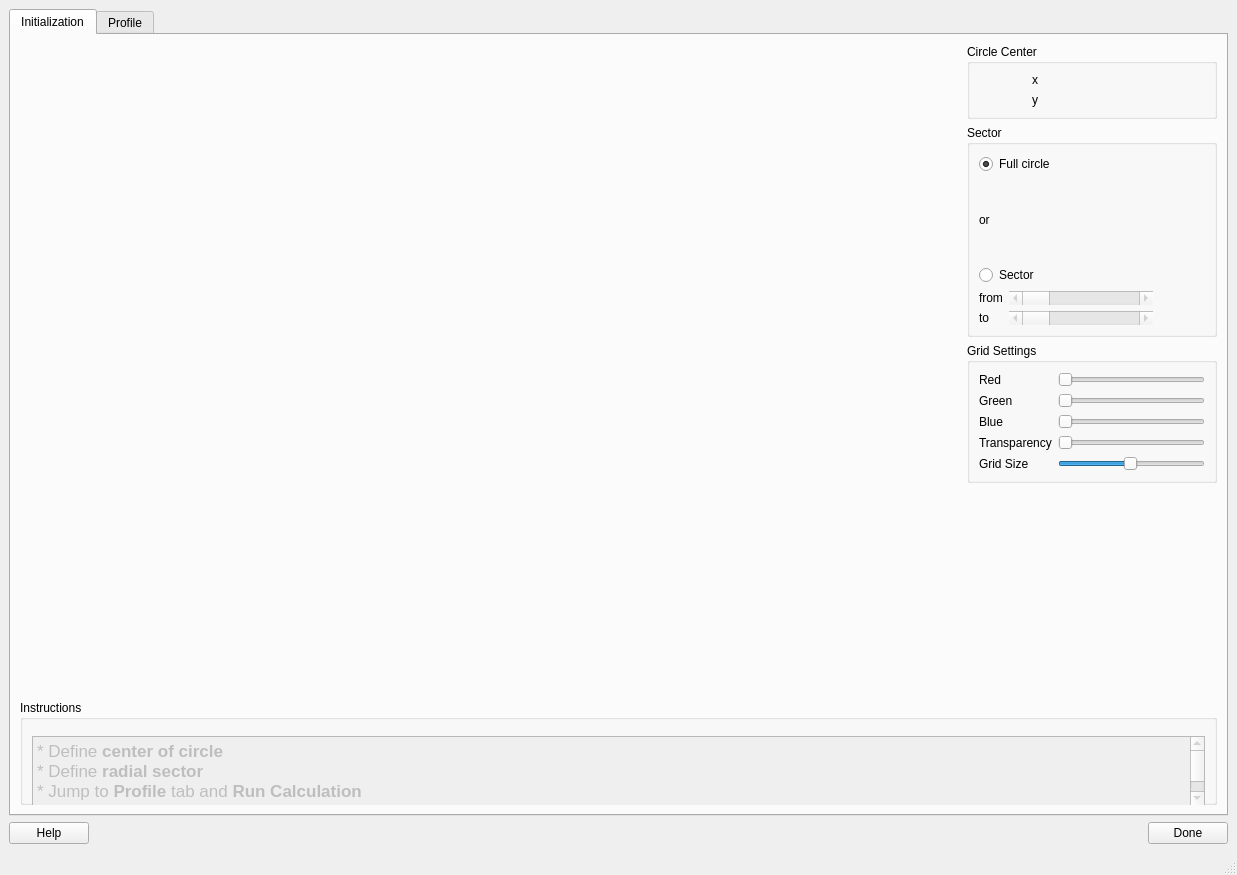
<?xml version="1.0" encoding="UTF-8"?>
<ui version="4.0">
 <class>MainWindow</class>
 <widget class="QMainWindow" name="MainWindow">
  <property name="geometry">
   <rect>
    <x>0</x>
    <y>0</y>
    <width>1237</width>
    <height>875</height>
   </rect>
  </property>
  <property name="windowTitle">
   <string>MainWindow</string>
  </property>
  <widget class="QWidget" name="centralwidget">
   <layout class="QVBoxLayout" name="verticalLayout_5">
    <item>
     <widget class="QTabWidget" name="tabWidget">
      <property name="currentIndex">
       <number>0</number>
      </property>
      <widget class="QWidget" name="tab_2">
       <attribute name="title">
        <string>Initialization</string>
       </attribute>
       <layout class="QVBoxLayout" name="verticalLayout_4">
        <item>
         <layout class="QHBoxLayout" name="horizontalLayout_2">
          <item>
           <widget class="QWidget" name="widget" native="true">
            <property name="sizePolicy">
             <sizepolicy hsizetype="Expanding" vsizetype="Expanding">
              <horstretch>0</horstretch>
              <verstretch>0</verstretch>
             </sizepolicy>
            </property>
           </widget>
          </item>
          <item>
           <layout class="QVBoxLayout" name="verticalLayout_3">
            <item>
             <widget class="QGroupBox" name="groupBox_2">
              <property name="sizePolicy">
               <sizepolicy hsizetype="MinimumExpanding" vsizetype="Preferred">
                <horstretch>0</horstretch>
                <verstretch>0</verstretch>
               </sizepolicy>
              </property>
              <property name="maximumSize">
               <size>
                <width>250</width>
                <height>16777215</height>
               </size>
              </property>
              <property name="title">
               <string>Circle Center</string>
              </property>
              <layout class="QGridLayout" name="gridLayout">
               <item row="0" column="0">
                <widget class="QLabel" name="label">
                 <property name="maximumSize">
                  <size>
                   <width>10</width>
                   <height>16777215</height>
                  </size>
                 </property>
                 <property name="text">
                  <string>x</string>
                 </property>
                </widget>
               </item>
               <item row="1" column="0">
                <widget class="QLabel" name="label_2">
                 <property name="text">
                  <string>y</string>
                 </property>
                </widget>
               </item>
               <item row="1" column="1">
                <widget class="QLabel" name="circle_y">
                 <property name="minimumSize">
                  <size>
                   <width>50</width>
                   <height>0</height>
                  </size>
                 </property>
                 <property name="maximumSize">
                  <size>
                   <width>50</width>
                   <height>16777215</height>
                  </size>
                 </property>
                 <property name="text">
                  <string/>
                 </property>
                </widget>
               </item>
               <item row="0" column="1">
                <widget class="QLabel" name="circle_x">
                 <property name="minimumSize">
                  <size>
                   <width>50</width>
                   <height>0</height>
                  </size>
                 </property>
                 <property name="maximumSize">
                  <size>
                   <width>50</width>
                   <height>16777215</height>
                  </size>
                 </property>
                 <property name="text">
                  <string/>
                 </property>
                </widget>
               </item>
              </layout>
             </widget>
            </item>
            <item>
             <widget class="QGroupBox" name="groupBox_3">
              <property name="sizePolicy">
               <sizepolicy hsizetype="MinimumExpanding" vsizetype="MinimumExpanding">
                <horstretch>0</horstretch>
                <verstretch>0</verstretch>
               </sizepolicy>
              </property>
              <property name="maximumSize">
               <size>
                <width>250</width>
                <height>16777215</height>
               </size>
              </property>
              <property name="title">
               <string>Sector</string>
              </property>
              <layout class="QVBoxLayout" name="verticalLayout_2">
               <item>
                <widget class="QRadioButton" name="sector_full_circle">
                 <property name="text">
                  <string>Full circle</string>
                 </property>
                 <property name="checked">
                  <bool>true</bool>
                 </property>
                </widget>
               </item>
               <item>
                <widget class="QLabel" name="label_3">
                 <property name="text">
                  <string>or</string>
                 </property>
                </widget>
               </item>
               <item>
                <widget class="QRadioButton" name="sector_sector">
                 <property name="text">
                  <string>Sector</string>
                 </property>
                </widget>
               </item>
               <item>
                <layout class="QGridLayout" name="gridLayout_2">
                 <item row="0" column="2">
                  <widget class="QLabel" name="sector_from_value">
                   <property name="minimumSize">
                    <size>
                     <width>30</width>
                     <height>0</height>
                    </size>
                   </property>
                   <property name="maximumSize">
                    <size>
                     <width>30</width>
                     <height>16777215</height>
                    </size>
                   </property>
                   <property name="text">
                    <string/>
                   </property>
                   <property name="alignment">
                    <set>Qt::AlignRight|Qt::AlignTrailing|Qt::AlignVCenter</set>
                   </property>
                  </widget>
                 </item>
                 <item row="1" column="0">
                  <widget class="QLabel" name="sector_to_label">
                   <property name="text">
                    <string>to</string>
                   </property>
                  </widget>
                 </item>
                 <item row="0" column="0">
                  <widget class="QLabel" name="sector_from_label">
                   <property name="text">
                    <string>from</string>
                   </property>
                  </widget>
                 </item>
                 <item row="0" column="1">
                  <widget class="QScrollBar" name="from_angle_slider">
                   <property name="enabled">
                    <bool>false</bool>
                   </property>
                   <property name="sizePolicy">
                    <sizepolicy hsizetype="Expanding" vsizetype="Fixed">
                     <horstretch>0</horstretch>
                     <verstretch>0</verstretch>
                    </sizepolicy>
                   </property>
                   <property name="maximum">
                    <number>360</number>
                   </property>
                   <property name="orientation">
                    <enum>Qt::Horizontal</enum>
                   </property>
                  </widget>
                 </item>
                 <item row="1" column="2">
                  <widget class="QLabel" name="sector_to_value">
                   <property name="text">
                    <string/>
                   </property>
                   <property name="alignment">
                    <set>Qt::AlignRight|Qt::AlignTrailing|Qt::AlignVCenter</set>
                   </property>
                  </widget>
                 </item>
                 <item row="1" column="1">
                  <widget class="QScrollBar" name="to_angle_slider">
                   <property name="enabled">
                    <bool>false</bool>
                   </property>
                   <property name="maximum">
                    <number>360</number>
                   </property>
                   <property name="orientation">
                    <enum>Qt::Horizontal</enum>
                   </property>
                  </widget>
                 </item>
                 <item row="0" column="3">
                  <widget class="QLabel" name="sector_from_units">
                   <property name="minimumSize">
                    <size>
                     <width>10</width>
                     <height>0</height>
                    </size>
                   </property>
                   <property name="maximumSize">
                    <size>
                     <width>10</width>
                     <height>16777215</height>
                    </size>
                   </property>
                   <property name="text">
                    <string/>
                   </property>
                  </widget>
                 </item>
                 <item row="1" column="3">
                  <widget class="QLabel" name="sector_to_units">
                   <property name="text">
                    <string/>
                   </property>
                  </widget>
                 </item>
                </layout>
               </item>
              </layout>
             </widget>
            </item>
            <item>
             <widget class="QGroupBox" name="groupBox_4">
              <property name="maximumSize">
               <size>
                <width>250</width>
                <height>16777215</height>
               </size>
              </property>
              <property name="title">
               <string>Grid Settings </string>
              </property>
              <layout class="QGridLayout" name="gridLayout_3">
               <item row="0" column="1">
                <widget class="QSlider" name="guide_red_slider">
                 <property name="maximum">
                  <number>255</number>
                 </property>
                 <property name="orientation">
                  <enum>Qt::Horizontal</enum>
                 </property>
                </widget>
               </item>
               <item row="1" column="0">
                <widget class="QLabel" name="label_6">
                 <property name="text">
                  <string>Green</string>
                 </property>
                </widget>
               </item>
               <item row="3" column="0">
                <widget class="QLabel" name="label_8">
                 <property name="text">
                  <string>Transparency</string>
                 </property>
                </widget>
               </item>
               <item row="2" column="1">
                <widget class="QSlider" name="guide_blue_slider">
                 <property name="maximum">
                  <number>255</number>
                 </property>
                 <property name="orientation">
                  <enum>Qt::Horizontal</enum>
                 </property>
                </widget>
               </item>
               <item row="1" column="1">
                <widget class="QSlider" name="guide_green_slider">
                 <property name="maximum">
                  <number>255</number>
                 </property>
                 <property name="orientation">
                  <enum>Qt::Horizontal</enum>
                 </property>
                </widget>
               </item>
               <item row="2" column="0">
                <widget class="QLabel" name="label_7">
                 <property name="text">
                  <string>Blue</string>
                 </property>
                </widget>
               </item>
               <item row="0" column="0">
                <widget class="QLabel" name="label_5">
                 <property name="text">
                  <string>Red</string>
                 </property>
                </widget>
               </item>
               <item row="3" column="1">
                <widget class="QSlider" name="guide_alpha_slider">
                 <property name="maximum">
                  <number>255</number>
                 </property>
                 <property name="orientation">
                  <enum>Qt::Horizontal</enum>
                 </property>
                </widget>
               </item>
               <item row="4" column="0">
                <widget class="QLabel" name="label_9">
                 <property name="text">
                  <string>Grid Size</string>
                 </property>
                </widget>
               </item>
               <item row="4" column="1">
                <widget class="QSlider" name="grid_size_slider">
                 <property name="minimum">
                  <number>1</number>
                 </property>
                 <property name="maximum">
                  <number>100</number>
                 </property>
                 <property name="value">
                  <number>50</number>
                 </property>
                 <property name="orientation">
                  <enum>Qt::Horizontal</enum>
                 </property>
                </widget>
               </item>
              </layout>
             </widget>
            </item>
            <item>
             <spacer name="verticalSpacer">
              <property name="orientation">
               <enum>Qt::Vertical</enum>
              </property>
              <property name="sizeHint" stdset="0">
               <size>
                <width>20</width>
                <height>40</height>
               </size>
              </property>
             </spacer>
            </item>
           </layout>
          </item>
         </layout>
        </item>
        <item>
         <widget class="QGroupBox" name="groupBox">
          <property name="sizePolicy">
           <sizepolicy hsizetype="Minimum" vsizetype="Preferred">
            <horstretch>0</horstretch>
            <verstretch>0</verstretch>
           </sizepolicy>
          </property>
          <property name="minimumSize">
           <size>
            <width>0</width>
            <height>105</height>
           </size>
          </property>
          <property name="maximumSize">
           <size>
            <width>16777215</width>
            <height>105</height>
           </size>
          </property>
          <property name="title">
           <string>Instructions</string>
          </property>
          <layout class="QVBoxLayout" name="verticalLayout">
           <property name="topMargin">
            <number>0</number>
           </property>
           <item>
            <widget class="QTextBrowser" name="textBrowser">
             <property name="enabled">
              <bool>false</bool>
             </property>
             <property name="sizePolicy">
              <sizepolicy hsizetype="Minimum" vsizetype="Expanding">
               <horstretch>0</horstretch>
               <verstretch>0</verstretch>
              </sizepolicy>
             </property>
             <property name="minimumSize">
              <size>
               <width>0</width>
               <height>70</height>
              </size>
             </property>
             <property name="maximumSize">
              <size>
               <width>16777215</width>
               <height>40</height>
              </size>
             </property>
             <property name="html">
              <string>&lt;!DOCTYPE HTML PUBLIC &quot;-//W3C//DTD HTML 4.0//EN&quot; &quot;http://www.w3.org/TR/REC-html40/strict.dtd&quot;&gt;
&lt;html&gt;&lt;head&gt;&lt;meta name=&quot;qrichtext&quot; content=&quot;1&quot; /&gt;&lt;style type=&quot;text/css&quot;&gt;
p, li { white-space: pre-wrap; }
&lt;/style&gt;&lt;/head&gt;&lt;body style=&quot; font-family:'.SF NS Text'; font-size:13pt; font-weight:400; font-style:normal;&quot;&gt;
&lt;p style=&quot; margin-top:0px; margin-bottom:0px; margin-left:0px; margin-right:0px; -qt-block-indent:0; text-indent:0px;&quot;&gt;* Define &lt;span style=&quot; font-weight:600;&quot;&gt;center of circle&lt;/span&gt;&lt;/p&gt;
&lt;p style=&quot; margin-top:0px; margin-bottom:0px; margin-left:0px; margin-right:0px; -qt-block-indent:0; text-indent:0px;&quot;&gt;* Define &lt;span style=&quot; font-weight:600;&quot;&gt;radial sector&lt;/span&gt;&lt;/p&gt;
&lt;p style=&quot; margin-top:0px; margin-bottom:0px; margin-left:0px; margin-right:0px; -qt-block-indent:0; text-indent:0px;&quot;&gt;* Jump to &lt;span style=&quot; font-weight:600;&quot;&gt;Profile&lt;/span&gt; tab and &lt;span style=&quot; font-weight:600;&quot;&gt;Run Calculation&lt;/span&gt;&lt;/p&gt;
&lt;p style=&quot; margin-top:0px; margin-bottom:0px; margin-left:0px; margin-right:0px; -qt-block-indent:0; text-indent:0px;&quot;&gt;* &lt;span style=&quot; font-weight:600;&quot;&gt;Export&lt;/span&gt; profiles&lt;/p&gt;&lt;/body&gt;&lt;/html&gt;</string>
             </property>
            </widget>
           </item>
          </layout>
         </widget>
        </item>
       </layout>
      </widget>
      <widget class="QWidget" name="tab">
       <attribute name="title">
        <string>Profile</string>
       </attribute>
       <layout class="QVBoxLayout" name="verticalLayout_6">
        <item>
         <widget class="QPushButton" name="calculate_profiles_button">
          <property name="text">
           <string>Calculate Profiles</string>
          </property>
         </widget>
        </item>
        <item>
         <widget class="QWidget" name="widget_profile" native="true">
          <property name="sizePolicy">
           <sizepolicy hsizetype="Expanding" vsizetype="Expanding">
            <horstretch>0</horstretch>
            <verstretch>0</verstretch>
           </sizepolicy>
          </property>
         </widget>
        </item>
        <item>
         <widget class="QPushButton" name="export_profiles_button">
          <property name="enabled">
           <bool>false</bool>
          </property>
          <property name="text">
           <string>Export Profiles ...</string>
          </property>
         </widget>
        </item>
       </layout>
      </widget>
     </widget>
    </item>
    <item>
     <layout class="QHBoxLayout" name="horizontalLayout">
      <item>
       <widget class="QPushButton" name="help_button">
        <property name="text">
         <string>Help</string>
        </property>
       </widget>
      </item>
      <item>
       <spacer name="horizontalSpacer">
        <property name="orientation">
         <enum>Qt::Horizontal</enum>
        </property>
        <property name="sizeHint" stdset="0">
         <size>
          <width>40</width>
          <height>20</height>
         </size>
        </property>
       </spacer>
      </item>
      <item>
       <widget class="QPushButton" name="cancel_button">
        <property name="text">
         <string>Done</string>
        </property>
       </widget>
      </item>
     </layout>
    </item>
   </layout>
  </widget>
  <widget class="QMenuBar" name="menubar">
   <property name="geometry">
    <rect>
     <x>0</x>
     <y>0</y>
     <width>1237</width>
     <height>22</height>
    </rect>
   </property>
  </widget>
  <widget class="QStatusBar" name="statusbar"/>
 </widget>
 <resources/>
 <connections>
  <connection>
   <sender>cancel_button</sender>
   <signal>clicked()</signal>
   <receiver>MainWindow</receiver>
   <slot>cancel_clicked()</slot>
   <hints>
    <hint type="sourcelabel">
     <x>1198</x>
     <y>836</y>
    </hint>
    <hint type="destinationlabel">
     <x>179</x>
     <y>478</y>
    </hint>
   </hints>
  </connection>
  <connection>
   <sender>sector_full_circle</sender>
   <signal>clicked()</signal>
   <receiver>MainWindow</receiver>
   <slot>sector_radio_button_changed()</slot>
   <hints>
    <hint type="sourcelabel">
     <x>702</x>
     <y>183</y>
    </hint>
    <hint type="destinationlabel">
     <x>726</x>
     <y>184</y>
    </hint>
   </hints>
  </connection>
  <connection>
   <sender>sector_sector</sender>
   <signal>clicked()</signal>
   <receiver>MainWindow</receiver>
   <slot>sector_radio_button_changed()</slot>
   <hints>
    <hint type="sourcelabel">
     <x>739</x>
     <y>231</y>
    </hint>
    <hint type="destinationlabel">
     <x>708</x>
     <y>243</y>
    </hint>
   </hints>
  </connection>
  <connection>
   <sender>guide_red_slider</sender>
   <signal>sliderMoved(int)</signal>
   <receiver>MainWindow</receiver>
   <slot>guide_color_changed()</slot>
   <hints>
    <hint type="sourcelabel">
     <x>770</x>
     <y>339</y>
    </hint>
    <hint type="destinationlabel">
     <x>449</x>
     <y>320</y>
    </hint>
   </hints>
  </connection>
  <connection>
   <sender>guide_green_slider</sender>
   <signal>sliderMoved(int)</signal>
   <receiver>MainWindow</receiver>
   <slot>guide_color_changed()</slot>
   <hints>
    <hint type="sourcelabel">
     <x>743</x>
     <y>377</y>
    </hint>
    <hint type="destinationlabel">
     <x>449</x>
     <y>320</y>
    </hint>
   </hints>
  </connection>
  <connection>
   <sender>guide_blue_slider</sender>
   <signal>sliderMoved(int)</signal>
   <receiver>MainWindow</receiver>
   <slot>guide_color_changed()</slot>
   <hints>
    <hint type="sourcelabel">
     <x>743</x>
     <y>411</y>
    </hint>
    <hint type="destinationlabel">
     <x>449</x>
     <y>320</y>
    </hint>
   </hints>
  </connection>
  <connection>
   <sender>guide_alpha_slider</sender>
   <signal>sliderMoved(int)</signal>
   <receiver>MainWindow</receiver>
   <slot>guide_color_changed()</slot>
   <hints>
    <hint type="sourcelabel">
     <x>743</x>
     <y>445</y>
    </hint>
    <hint type="destinationlabel">
     <x>449</x>
     <y>320</y>
    </hint>
   </hints>
  </connection>
  <connection>
   <sender>grid_size_slider</sender>
   <signal>sliderMoved(int)</signal>
   <receiver>MainWindow</receiver>
   <slot>grid_slider_moved()</slot>
   <hints>
    <hint type="sourcelabel">
     <x>783</x>
     <y>482</y>
    </hint>
    <hint type="destinationlabel">
     <x>823</x>
     <y>442</y>
    </hint>
   </hints>
  </connection>
  <connection>
   <sender>grid_size_slider</sender>
   <signal>sliderPressed()</signal>
   <receiver>MainWindow</receiver>
   <slot>grid_slider_pressed()</slot>
   <hints>
    <hint type="sourcelabel">
     <x>764</x>
     <y>477</y>
    </hint>
    <hint type="destinationlabel">
     <x>692</x>
     <y>592</y>
    </hint>
   </hints>
  </connection>
  <connection>
   <sender>from_angle_slider</sender>
   <signal>sliderMoved(int)</signal>
   <receiver>MainWindow</receiver>
   <slot>sector_from_angle_moved()</slot>
   <hints>
    <hint type="sourcelabel">
     <x>723</x>
     <y>251</y>
    </hint>
    <hint type="destinationlabel">
     <x>807</x>
     <y>67</y>
    </hint>
   </hints>
  </connection>
  <connection>
   <sender>to_angle_slider</sender>
   <signal>sliderMoved(int)</signal>
   <receiver>MainWindow</receiver>
   <slot>sector_to_angle_moved()</slot>
   <hints>
    <hint type="sourcelabel">
     <x>703</x>
     <y>279</y>
    </hint>
    <hint type="destinationlabel">
     <x>809</x>
     <y>115</y>
    </hint>
   </hints>
  </connection>
  <connection>
   <sender>from_angle_slider</sender>
   <signal>sliderPressed()</signal>
   <receiver>MainWindow</receiver>
   <slot>sector_from_angle_clicked()</slot>
   <hints>
    <hint type="sourcelabel">
     <x>705</x>
     <y>247</y>
    </hint>
    <hint type="destinationlabel">
     <x>749</x>
     <y>86</y>
    </hint>
   </hints>
  </connection>
  <connection>
   <sender>to_angle_slider</sender>
   <signal>sliderPressed()</signal>
   <receiver>MainWindow</receiver>
   <slot>sector_to_angle_clicked()</slot>
   <hints>
    <hint type="sourcelabel">
     <x>691</x>
     <y>280</y>
    </hint>
    <hint type="destinationlabel">
     <x>748</x>
     <y>139</y>
    </hint>
   </hints>
  </connection>
  <connection>
   <sender>from_angle_slider</sender>
   <signal>sliderReleased()</signal>
   <receiver>MainWindow</receiver>
   <slot>sector_from_angle_clicked()</slot>
   <hints>
    <hint type="sourcelabel">
     <x>678</x>
     <y>251</y>
    </hint>
    <hint type="destinationlabel">
     <x>794</x>
     <y>297</y>
    </hint>
   </hints>
  </connection>
  <connection>
   <sender>to_angle_slider</sender>
   <signal>sliderReleased()</signal>
   <receiver>MainWindow</receiver>
   <slot>sector_to_angle_clicked()</slot>
   <hints>
    <hint type="sourcelabel">
     <x>743</x>
     <y>273</y>
    </hint>
    <hint type="destinationlabel">
     <x>769</x>
     <y>356</y>
    </hint>
   </hints>
  </connection>
  <connection>
   <sender>guide_red_slider</sender>
   <signal>sliderPressed()</signal>
   <receiver>MainWindow</receiver>
   <slot>guide_color_clicked()</slot>
   <hints>
    <hint type="sourcelabel">
     <x>740</x>
     <y>340</y>
    </hint>
    <hint type="destinationlabel">
     <x>762</x>
     <y>304</y>
    </hint>
   </hints>
  </connection>
  <connection>
   <sender>guide_red_slider</sender>
   <signal>sliderReleased()</signal>
   <receiver>MainWindow</receiver>
   <slot>guide_color_released()</slot>
   <hints>
    <hint type="sourcelabel">
     <x>764</x>
     <y>343</y>
    </hint>
    <hint type="destinationlabel">
     <x>734</x>
     <y>312</y>
    </hint>
   </hints>
  </connection>
  <connection>
   <sender>guide_green_slider</sender>
   <signal>sliderPressed()</signal>
   <receiver>MainWindow</receiver>
   <slot>guide_color_clicked()</slot>
   <hints>
    <hint type="sourcelabel">
     <x>778</x>
     <y>373</y>
    </hint>
    <hint type="destinationlabel">
     <x>750</x>
     <y>361</y>
    </hint>
   </hints>
  </connection>
  <connection>
   <sender>guide_green_slider</sender>
   <signal>sliderReleased()</signal>
   <receiver>MainWindow</receiver>
   <slot>guide_color_released()</slot>
   <hints>
    <hint type="sourcelabel">
     <x>763</x>
     <y>374</y>
    </hint>
    <hint type="destinationlabel">
     <x>724</x>
     <y>369</y>
    </hint>
   </hints>
  </connection>
  <connection>
   <sender>guide_blue_slider</sender>
   <signal>sliderPressed()</signal>
   <receiver>MainWindow</receiver>
   <slot>guide_color_clicked()</slot>
   <hints>
    <hint type="sourcelabel">
     <x>759</x>
     <y>409</y>
    </hint>
    <hint type="destinationlabel">
     <x>763</x>
     <y>395</y>
    </hint>
   </hints>
  </connection>
  <connection>
   <sender>guide_blue_slider</sender>
   <signal>sliderReleased()</signal>
   <receiver>MainWindow</receiver>
   <slot>guide_color_released()</slot>
   <hints>
    <hint type="sourcelabel">
     <x>735</x>
     <y>406</y>
    </hint>
    <hint type="destinationlabel">
     <x>743</x>
     <y>404</y>
    </hint>
   </hints>
  </connection>
  <connection>
   <sender>guide_alpha_slider</sender>
   <signal>sliderPressed()</signal>
   <receiver>MainWindow</receiver>
   <slot>guide_color_clicked()</slot>
   <hints>
    <hint type="sourcelabel">
     <x>764</x>
     <y>441</y>
    </hint>
    <hint type="destinationlabel">
     <x>775</x>
     <y>447</y>
    </hint>
   </hints>
  </connection>
  <connection>
   <sender>guide_alpha_slider</sender>
   <signal>sliderReleased()</signal>
   <receiver>MainWindow</receiver>
   <slot>guide_color_released()</slot>
   <hints>
    <hint type="sourcelabel">
     <x>783</x>
     <y>442</y>
    </hint>
    <hint type="destinationlabel">
     <x>753</x>
     <y>458</y>
    </hint>
   </hints>
  </connection>
  <connection>
   <sender>grid_size_slider</sender>
   <signal>sliderReleased()</signal>
   <receiver>MainWindow</receiver>
   <slot>grid_slider_pressed()</slot>
   <hints>
    <hint type="sourcelabel">
     <x>775</x>
     <y>483</y>
    </hint>
    <hint type="destinationlabel">
     <x>689</x>
     <y>475</y>
    </hint>
   </hints>
  </connection>
  <connection>
   <sender>from_angle_slider</sender>
   <signal>valueChanged(int)</signal>
   <receiver>MainWindow</receiver>
   <slot>sector_from_angle_moved()</slot>
   <hints>
    <hint type="sourcelabel">
     <x>775</x>
     <y>252</y>
    </hint>
    <hint type="destinationlabel">
     <x>1234</x>
     <y>309</y>
    </hint>
   </hints>
  </connection>
  <connection>
   <sender>to_angle_slider</sender>
   <signal>valueChanged(int)</signal>
   <receiver>MainWindow</receiver>
   <slot>sector_to_angle_moved()</slot>
   <hints>
    <hint type="sourcelabel">
     <x>781</x>
     <y>278</y>
    </hint>
    <hint type="destinationlabel">
     <x>1232</x>
     <y>279</y>
    </hint>
   </hints>
  </connection>
  <connection>
   <sender>calculate_profiles_button</sender>
   <signal>clicked()</signal>
   <receiver>MainWindow</receiver>
   <slot>calculate_profiles_clicked()</slot>
   <hints>
    <hint type="sourcelabel">
     <x>689</x>
     <y>72</y>
    </hint>
    <hint type="destinationlabel">
     <x>790</x>
     <y>25</y>
    </hint>
   </hints>
  </connection>
  <connection>
   <sender>export_profiles_button</sender>
   <signal>clicked()</signal>
   <receiver>MainWindow</receiver>
   <slot>export_profiles_clicked()</slot>
   <hints>
    <hint type="sourcelabel">
     <x>662</x>
     <y>762</y>
    </hint>
    <hint type="destinationlabel">
     <x>688</x>
     <y>749</y>
    </hint>
   </hints>
  </connection>
  <connection>
   <sender>help_button</sender>
   <signal>clicked()</signal>
   <receiver>MainWindow</receiver>
   <slot>help_button_clicked()</slot>
   <hints>
    <hint type="sourcelabel">
     <x>58</x>
     <y>823</y>
    </hint>
    <hint type="destinationlabel">
     <x>100</x>
     <y>849</y>
    </hint>
   </hints>
  </connection>
 </connections>
 <slots>
  <slot>cancel_clicked()</slot>
  <slot>apply_clicked()</slot>
  <slot>circle_center_changed()</slot>
  <slot>sector_radio_button_changed()</slot>
  <slot>sector_changed()</slot>
  <slot>guide_color_changed()</slot>
  <slot>grid_size_changed()</slot>
  <slot>grid_slider_moved()</slot>
  <slot>grid_slider_pressed()</slot>
  <slot>sector_from_angle_moved()</slot>
  <slot>sector_to_angle_moved()</slot>
  <slot>sector_from_angle_clicked()</slot>
  <slot>sector_to_angle_clicked()</slot>
  <slot>guide_color_clicked()</slot>
  <slot>guide_color_released()</slot>
  <slot>calculate_profiles_clicked()</slot>
  <slot>export_profiles_clicked()</slot>
  <slot>help_button_clicked()</slot>
 </slots>
</ui>
